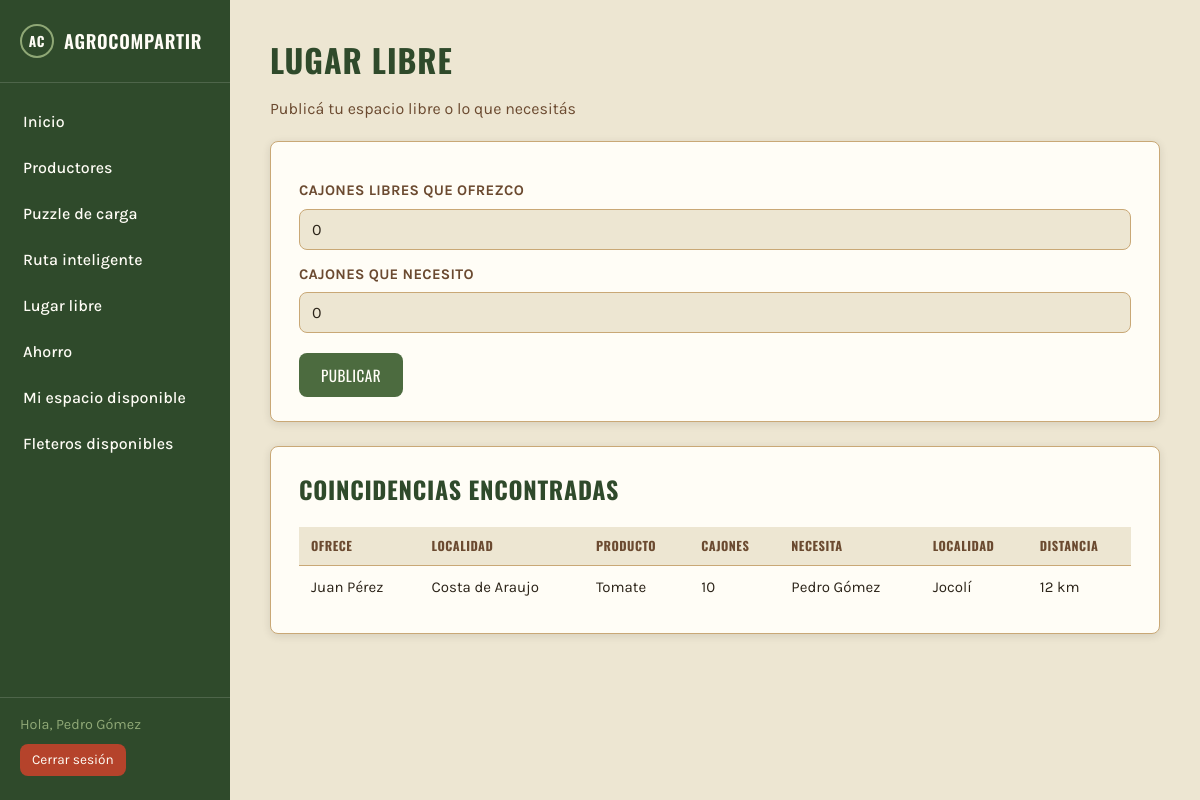
Page /lugar_libre (signed in) on the committed database.
### tables this page shows
CREATE TABLE productores (
        id INTEGER PRIMARY KEY AUTOINCREMENT,
        usuario_id INTEGER NOT NULL,
        nombre_productor TEXT NOT NULL,
        localidad TEXT NOT NULL,
        producto TEXT NOT NULL,
        cantidad_cajones INTEGER NOT NULL,
        peso_por_cajon REAL NOT NULL,
        costo_viaje REAL NOT NULL,
        FOREIGN KEY (usuario_id) REFERENCES usuarios (id)
    );

### app.py (the view)
@app.route('/lugar_libre', methods=['GET', 'POST'])
@login_requerido
def lugar_libre():
    if request.method == 'POST':
        lugar_libre_cant = int(request.form.get('lugar_libre') or 0)
        necesita_cant = int(request.form.get('necesita') or 0)
        funciones.registrar_espacio(session['usuario_id'], lugar_libre_cant, necesita_cant)
        return redirect(url_for('lugar_libre'))
    return render_template('lugar_libre.html', coincidencias=funciones.buscar_coincidencias())

### app.py (called while the page is built)
def login_requerido(vista):
    @wraps(vista)
    def envoltura(*args, **kwargs):
        if not session.get('usuario_id'):
            return redirect(url_for('login'))
        return vista(*args, **kwargs)
    return envoltura

### funciones.py (called while the page is built)
def obtener_conexion():
    conexion = sqlite3.connect('database.db')
    return conexion

def obtener_distancia(origen, destino):
    if origen == destino:
        return 0
    if (origen, destino) in DISTANCIAS:
        return DISTANCIAS[(origen, destino)]
    return DISTANCIAS[(destino, origen)]

### templates/lugar_libre.html
{% extends "base.html" %}
{% block contenido %}
<h1>Lugar libre</h1>
<p class="subtitulo">Publicá tu espacio libre o lo que necesitás</p>
<div class="tarjeta">
    <form class="formulario" method="POST">
        <label for="lugar_libre">Cajones libres que ofrezco</label>
        <input type="number" id="lugar_libre" name="lugar_libre" min="0" value="0">
        <label for="necesita">Cajones que necesito</label>
        <input type="number" id="necesita" name="necesita" min="0" value="0">
        <button type="submit" class="btn">Publicar</button>
    </form>
</div>
<div class="tarjeta">
    <h2>Coincidencias encontradas</h2>
    {% if coincidencias %}
    <table class="tabla">
        <thead>
            <tr>
                <th>Ofrece</th>
                <th>Localidad</th>
                <th>Producto</th>
                <th>Cajones</th>
                <th>Necesita</th>
                <th>Localidad</th>
                <th>Distancia</th>
            </tr>
        </thead>
        <tbody>
            {% for c in coincidencias %}
            <tr>
                <td>{{ c.nombre_ofrece }}</td>
                <td>{{ c.localidad_ofrece }}</td>
                <td>{{ c.producto_ofrece }}</td>
                <td>{{ c.cantidad }}</td>
                <td>{{ c.nombre_necesita }}</td>
                <td>{{ c.localidad_necesita }}</td>
                <td>{{ c.distancia }}{% if c.distancia != 'No disponible' %} km{% endif %}</td>
            </tr>
            {% endfor %}
        </tbody>
    </table>
    {% else %}
    <p>Todavía no hay coincidencias.</p>
    {% endif %}
</div>
{% endblock %}

### static/style.css (style rules this page uses)
:root { --fondo: #EDE6D2; --verde-oscuro: #2F4A2B; --verde-medio: #4C6B3F; --verde-claro: #8FA876; --tierra: #6B4A30; --tierra-clara: #C9A876; --blanco: #FFFDF6; --tomate: #B5432B; --melon: #C98A1F; --uva: #5B3A5C; --texto: #2B2318; --error: #A5322A; --exito: #35662E; --fuente-titulo: 'Oswald', sans-serif; --fuente-texto: 'Karla', sans-serif; --radio: 8px; --sombra: 0 2px 8px rgba(43, 35, 24, 0.12); }
* { box-sizing: border-box; }
body { margin: 0; background-color: var(--fondo); color: var(--texto); font-family: var(--fuente-texto); font-size: 16px; line-height: 1.5; }
h1, h2, h3 { font-family: var(--fuente-titulo); text-transform: uppercase; letter-spacing: 0.03em; color: var(--verde-oscuro); margin-top: 0; }
.tarjeta { background-color: var(--blanco); border: 1px solid var(--tierra-clara); border-radius: var(--radio); box-shadow: var(--sombra); padding: 24px 28px; margin-bottom: 24px; }
.subtitulo { color: var(--tierra); margin-top: -8px; margin-bottom: 20px; }
.formulario label { display: block; font-weight: 700; margin: 14px 0 6px 0; font-size: 0.92rem; text-transform: uppercase; letter-spacing: 0.02em; color: var(--tierra); }
.formulario input[type="text"], .formulario input[type="email"], .formulario input[type="password"], .formulario input[type="number"], .formulario select { width: 100%; padding: 10px 12px; border: 1px solid var(--tierra-clara); border-radius: var(--radio); font-family: var(--fuente-texto); font-size: 1rem; background-color: var(--fondo); color: var(--texto); }
.btn { display: inline-block; margin-top: 20px; padding: 11px 22px; background-color: var(--verde-medio); color: var(--blanco); border: none; border-radius: var(--radio); font-family: var(--fuente-titulo); text-transform: uppercase; letter-spacing: 0.03em; font-size: 0.95rem; cursor: pointer; }
table.tabla { width: 100%; border-collapse: collapse; margin-top: 12px; }
table.tabla th, table.tabla td { text-align: left; padding: 10px 12px; border-bottom: 1px solid var(--tierra-clara); font-size: 0.94rem; }
table.tabla th { font-family: var(--fuente-titulo); text-transform: uppercase; font-size: 0.78rem; letter-spacing: 0.04em; color: var(--tierra); background-color: var(--fondo); }
table.tabla tr:last-child td { border-bottom: none; }

### rows in the picture
productores: nombre_ofrece "Juan Pérez", localidad_ofrece "Costa de Araujo", producto_ofrece "Tomate", cantidad "10", nombre_necesita "Pedro Gómez", localidad_necesita "Jocolí", distancia "12"

### other values in the picture
{{ session.usuario_nombre }} "Pedro Gómez"
